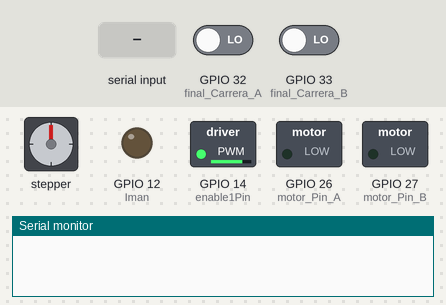
Bench run of a sketch on a simulated ESP32. Shown: stepper motor, switched loads named in the sketch (green lamp = pin HIGH), output pins drawn as LEDs (lit = HIGH), the last lines printed to the serial monitor. The inputs (shaded band) are chosen by the test bench; at power-on: GPIO 32 (final_Carrera_A) LOW, GPIO 33 (final_Carrera_B) LOW. Stepper angles assume 200 steps per turn.

Above: at 1.2 s.
1.3 s: GPIO 32 (final_Carrera_A) driven HIGH
At 4.1 s:
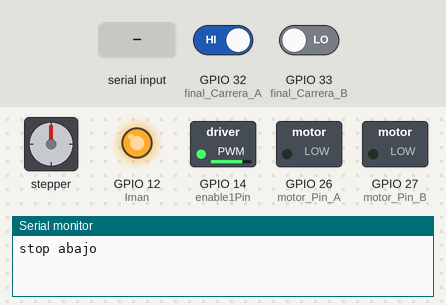
4.3 s: "X90\n" received over Serial
At 5.8 s:
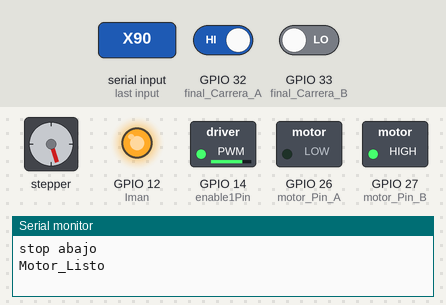
6.9 s: GPIO 33 (final_Carrera_B) driven HIGH
At 8.0 s:
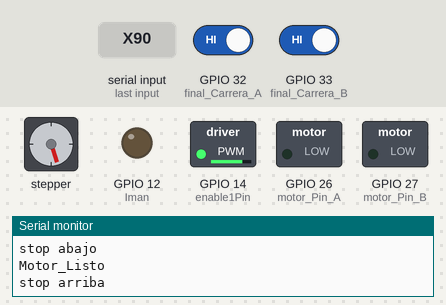
8.4 s: "Z90\n" received over Serial
At 9.2 s:
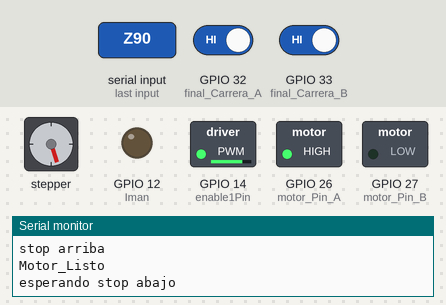
Timing chart, 0 to 10.9 s (numbered marks = the images above; inputs shaded):
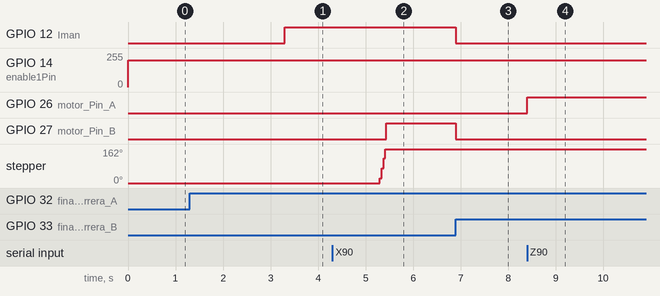

The sketch:

Progra_ESP.ino
```cpp
#include <Stepper.h>

const int stepsPerRevolution = 200;  // Los Motores necesitan 200 pasos para dar una vuelta.
Stepper Motor_X(stepsPerRevolution, 2, 4, 16, 17); // Define los pines del Motor X.
Stepper Motor_Y(stepsPerRevolution, 19, 21, 22, 23); // Define los pines del Motor Y.

// Define los pines del motor.
const int motor_Pin_A = 26;
const int motor_Pin_B = 27;
const int enable1Pin = 14;

// Set del PWM.
const int freq = 30000;
const int pwmChannel = 0;
const int resolution = 8;
const int dutyCycle = 200;

// Define el pin para el final de carrera alto (se presiona cuando baja la cremallera).
const int final_Carrera_A = 32;
// Define el pin para el final de carrera bajo (se presiona cuando sube la cremallera).
const int final_Carrera_B = 33;

// Define el pin para encender y apagar el imán.
const int Iman = 12;

// Variable para indicar la activación del motor en cierta dirección.
// 0 = Apagado.
// 1 = Dirección Horaria.
// 2 = Dirección Antihoraria.
volatile int activarMotor = 0;

volatile int pasos = 0;
int estado = 0;

void setup() {
  Serial.begin(9600); // Inicia la comunicación serial.
  Motor_X.setSpeed(200); // Establece la velocidad del Motor X.
  Motor_Y.setSpeed(200); // Establece la velocidad del Motor Y.

  // Inicializa los pines del motor como salidas.
  pinMode(motor_Pin_A, OUTPUT);
  pinMode(motor_Pin_B, OUTPUT);
  pinMode(enable1Pin, OUTPUT);

  // Configura las funciones PWM del LED.
  ledcSetup(pwmChannel, freq, resolution);

  // Configura el canal GPIO por ser controlado.
  ledcAttachPin(enable1Pin, pwmChannel);

  // Inicializa el pin del final de carrera alto.
  pinMode(final_Carrera_A, INPUT);
  // Inicializa el pin del final de carrera bajo.
  pinMode(final_Carrera_B, INPUT);

  // Inicializa el pin del Imán como salida.
  pinMode(Iman, OUTPUT);
  digitalWrite(Iman, LOW);

  // Configura la interrupción para que pare el movimiento cuando va hacia abajo.
  attachInterrupt(digitalPinToInterrupt(final_Carrera_A), stop_Abajo, RISING);
  // Configura la interrupción para que pare el movimiento cuando va hacia arriba.
  attachInterrupt(digitalPinToInterrupt(final_Carrera_B), stop_Arriba, RISING);
}

void loop() {
  if (Serial.available() > 0) {
    char comando = Serial.read();
    if ((comando == 'X')||(comando == 'Y')||(comando == 'Z')) {
      int pasos = Serial.parseInt();
      // Mueve el Motor X la cantidad de pasos especificada.
      if (comando == 'X') {
        Motor_X.step(pasos);
      }
      // Mueve el Motor Y la cantidad de pasos especificada.
      else if (comando == 'Y') {
        Motor_Y.step(pasos);
      }
      else if (comando == 'Z'){
        //pasos = 1;
        activarMotor = 1;
      }
      // Envía señal de finalización a Python.
      Serial.println("Motor_Listo");
    }
  }

  if (activarMotor == 0) {
    // Apaga el motor.
    digitalWrite(motor_Pin_A, LOW);
    digitalWrite(motor_Pin_B, LOW);
    ledcWrite(pwmChannel, dutyCycle);
    digitalWrite(Iman, LOW);
    estado = 0;
  }
  else if (activarMotor == 1) {
    // Activa el motor en dirección Horaria.
    digitalWrite(motor_Pin_A, HIGH);
    digitalWrite(motor_Pin_B, LOW);
    ledcWrite(pwmChannel, dutyCycle);
    Serial.println("esperando stop abajo");
    estado = 0;
    delay(5000);


  }
  else if (activarMotor == 2) {
    //digitalWrite(Iman, HIGH);
    /*
    delay (2000); // Espera 2 segundos.
    if (pasos == 1) {
    // Activa el imán.
      digitalWrite(Iman, HIGH);
    }

    else if (pasos == 2) {
    // Desactiva el imán.
      digitalWrite(Iman, LOW);
    }
    */
    delay (2000); //Espera 3 segundos.
    digitalWrite(Iman, HIGH);
    delay(2000); // Espera 2 s antes de subir.
    // Ahora sube el motor.
    activarMotor = 3;

  }
  else if (activarMotor == 3) {
    // Subir el motor, rotación antihoraria.
     // Espera 2 s antes de subir.
    // Ahora sube el motor.

    digitalWrite(motor_Pin_A, LOW);
    digitalWrite(motor_Pin_B, HIGH);
    ledcWrite(pwmChannel, dutyCycle);
    estado = 1;

  }


}

void stop_Abajo() {
  if (estado == 0){
    // Apaga el motor.
    digitalWrite(motor_Pin_A, LOW);
    digitalWrite(motor_Pin_B, LOW);
    ledcWrite(pwmChannel, dutyCycle);
    Serial.println("stop abajo");
    // Indica que funcione el iman
    activarMotor = 2;
  }
}

void stop_Arriba() {
  if (estado == 1){
    // Apaga el motor.
    digitalWrite(motor_Pin_A, LOW);
    digitalWrite(motor_Pin_B, LOW);
    ledcWrite(pwmChannel, dutyCycle);
    Serial.println("stop arriba");
    estado = 0;
    // Indica que el motor se apague.
    activarMotor = 0;
  }
}
```

Measured:
- after the input at 1.3 s, GPIO 12 (Iman): LOW → HIGH after 2.0 s
- after the input at 4.3 s, stepper: turns 162° clockwise in 0.12 s, starting after 1.0 s
- after the input at 6.9 s, GPIO 12 (Iman), GPIO 27 (motor_Pin_B): HIGH → LOW at once
- after the input at 8.4 s, GPIO 26 (motor_Pin_A): LOW → HIGH at once
